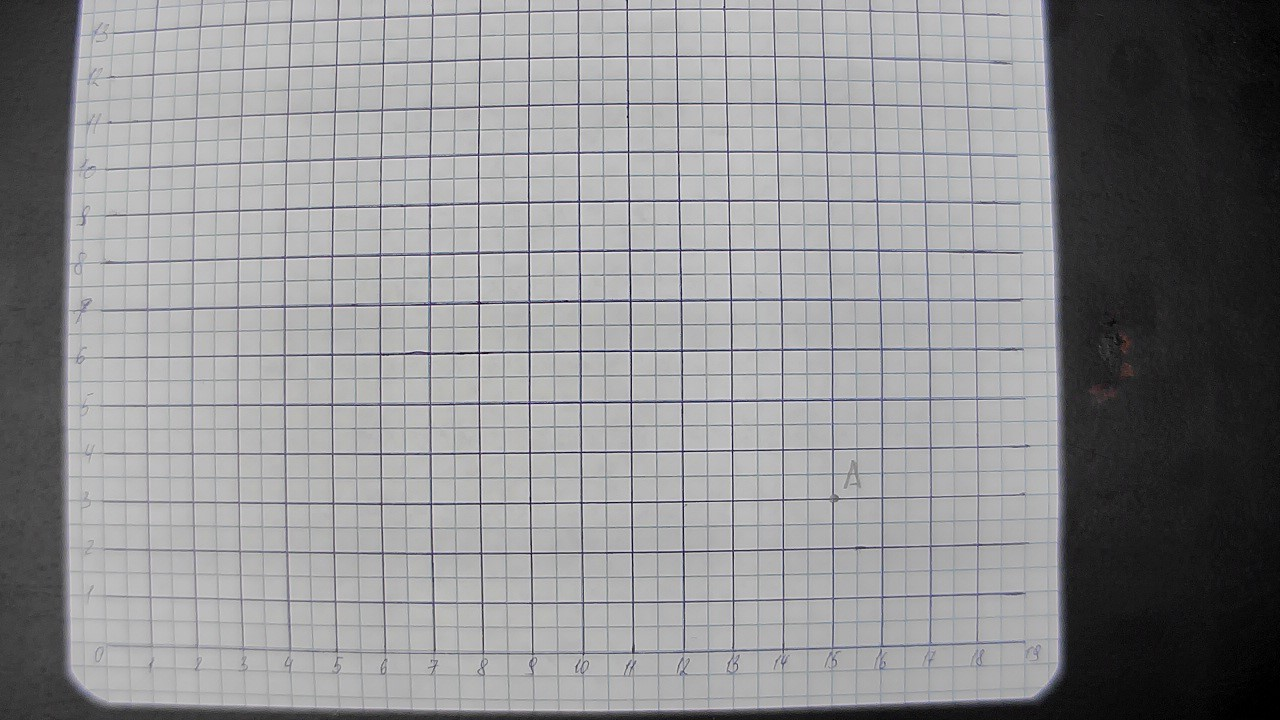
#> input picture images/Apoint.jpg, 1280 x 720 px
$ python scale.py
#> lines starting #> are read from the running program, lines starting #| are printed output that depends on the picture; after the words box and inside, x2 and y2 are one past the last pixel; in counts of white or black regions, pixels touching at a corner belong together
import cv2 as cv
import numpy as np


def undistort_image(img):
    DIM = (1280, 720)
    K = np.array(
        [[1400.5312752987763, 0.0, 628.4219705806136], [0.0, 1408.6956871650618, 414.91973942826155], [0.0, 0.0, 1.0]])
    D = np.array([[-0.147852348788544], [0.7021442092673658], [-3.4442108779354763], [0.608256797813276]])
    h, w = img.shape[:2]
    map1, map2 = cv.fisheye.initUndistortRectifyMap(K, D, np.eye(3), K, DIM, cv.CV_16SC2)
    undistorted_img = cv.remap(img, map1, map2, interpolation=cv.INTER_LINEAR, borderMode=cv.BORDER_CONSTANT)
    return undistorted_img


def grab_frame_from_camera(video_capture):
    i = 0
    if video_capture.isOpened():
        while i < 10:
            ret, img = video_capture.read()
            if ret:
                return img
            else:
                i += 1
                continue
        else:
            return "cannot get a frame"
    else:
        return "cannot open camera"


img = cv.imread('../images/Apoint.jpg')
#> img is the input picture: shape (720, 1280, 3); mean B, G, R 144.3, 142.6, 142.6
undistorted_img = undistort_image(img)
#> in undistort_image, `undistorted_img = cv.remap(img, map1, map2, interpolation=cv.INTER_LIN..`:
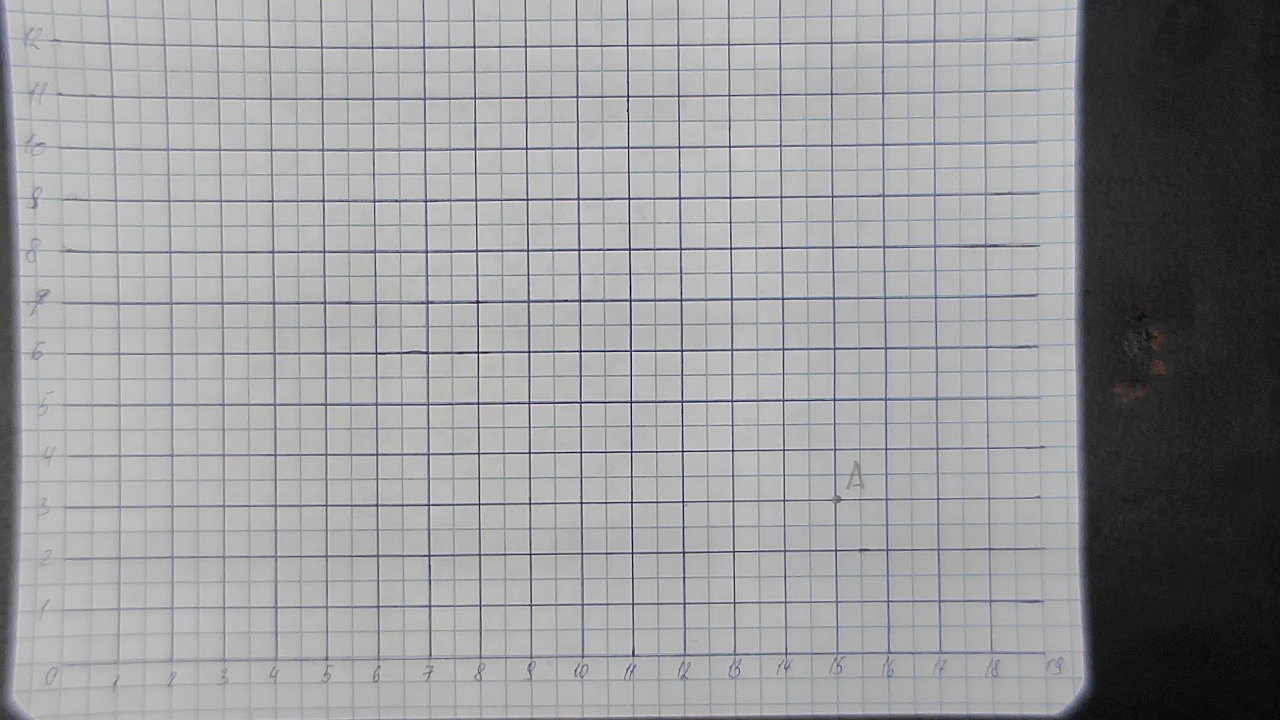
#> undistorted_img: shape (720, 1280, 3); mean B, G, R 154.2, 152.4, 152.3

if undistorted_img.shape[1] % 2 != 0:  # find x coord of the center of the image
    center_pixel_x = [(undistorted_img.shape[1] // 2) + 1]
else:
    center_pixel_x = [undistorted_img.shape[1] // 2, (undistorted_img.shape[1] // 2) + 1]
#> center_pixel_x = [640, 641]

if undistorted_img.shape[0] % 2 != 0:  # find x coord of the center of the image
    center_pixel_y = [(undistorted_img.shape[0] // 2) + 1]
else:
    center_pixel_y = [undistorted_img.shape[0] // 2, (undistorted_img.shape[0] // 2) + 1]
#> center_pixel_y = [360, 361]

if len(center_pixel_x) > 1 and len(center_pixel_y) > 1: # Четная длина и ширина
    cv.circle(undistorted_img, (center_pixel_x[0], center_pixel_y[0]), 1, (0, 0, 255), thickness=1)
#> undistorted_img: shape (720, 1280, 3); under 0.01% of pixels changed, all inside (x1, y1, x2, y2) = (639, 359, 642, 362)
    cv.circle(undistorted_img, (center_pixel_x[1], center_pixel_y[0]), 1, (0, 0, 255), thickness=1)
#> undistorted_img: shape (720, 1280, 3); mean B, G, R 154.2, 152.4, 152.3
    cv.circle(undistorted_img, (center_pixel_x[0], center_pixel_y[1]), 1, (0, 0, 255), thickness=1)
#> undistorted_img: shape (720, 1280, 3); mean B, G, R 154.2, 152.4, 152.3
    cv.circle(undistorted_img, (center_pixel_x[1], center_pixel_y[1]), 1, (0, 0, 255), thickness=1)
#> undistorted_img: shape (720, 1280, 3); mean B, G, R 154.2, 152.4, 152.3
cv.imshow('Frame', undistorted_img)
cv.imwrite('Frame_with_center.jpg', undistorted_img)
cv.waitKey(0)

$ run again, with images/1.jpg copied over images/Apoint.jpg
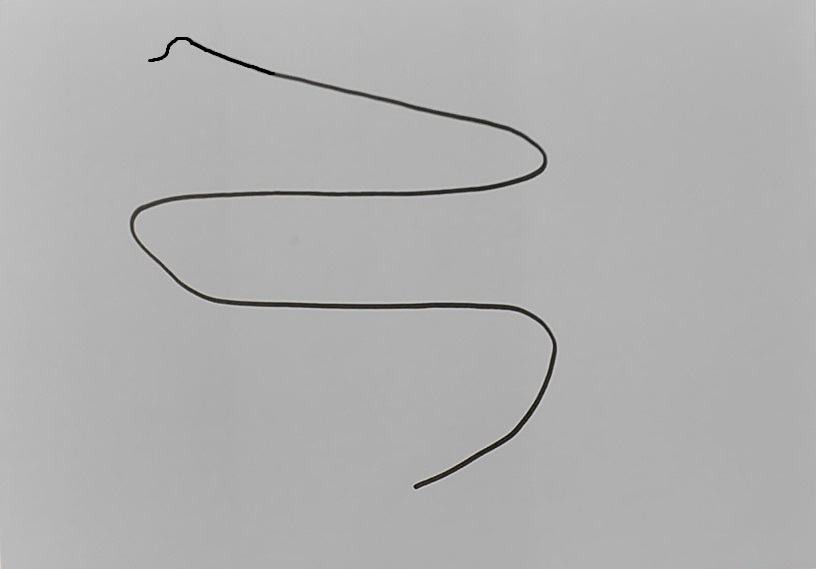
#> input picture images/1.jpg, 816 x 569 px
#> img is the input picture: shape (569, 816, 3); mean B, G, R 176.2, 176.3, 176.3
#> in undistort_image, `undistorted_img = cv.remap(img, map1, map2, interpolation=cv.INTER_LIN..`:
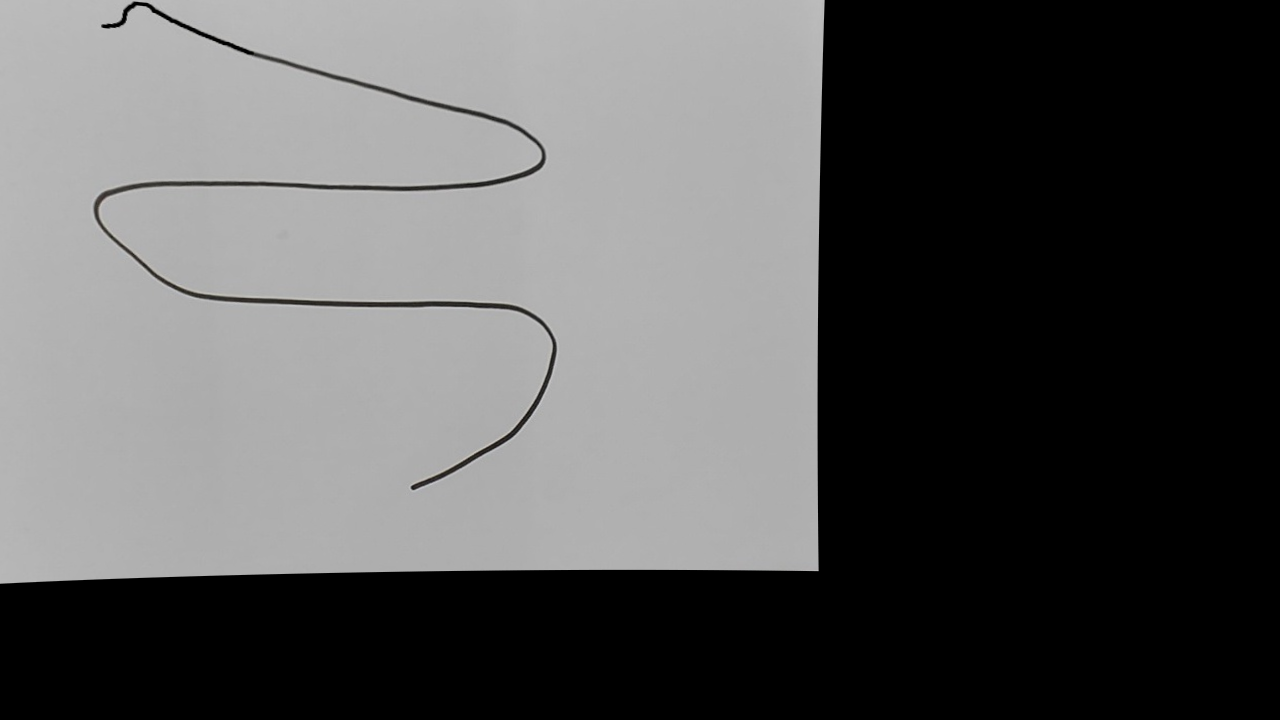
#> undistorted_img: shape (720, 1280, 3); mean B, G, R 89.3, 89.4, 89.4

$ run again, with images/25sm.jpg copied over images/Apoint.jpg
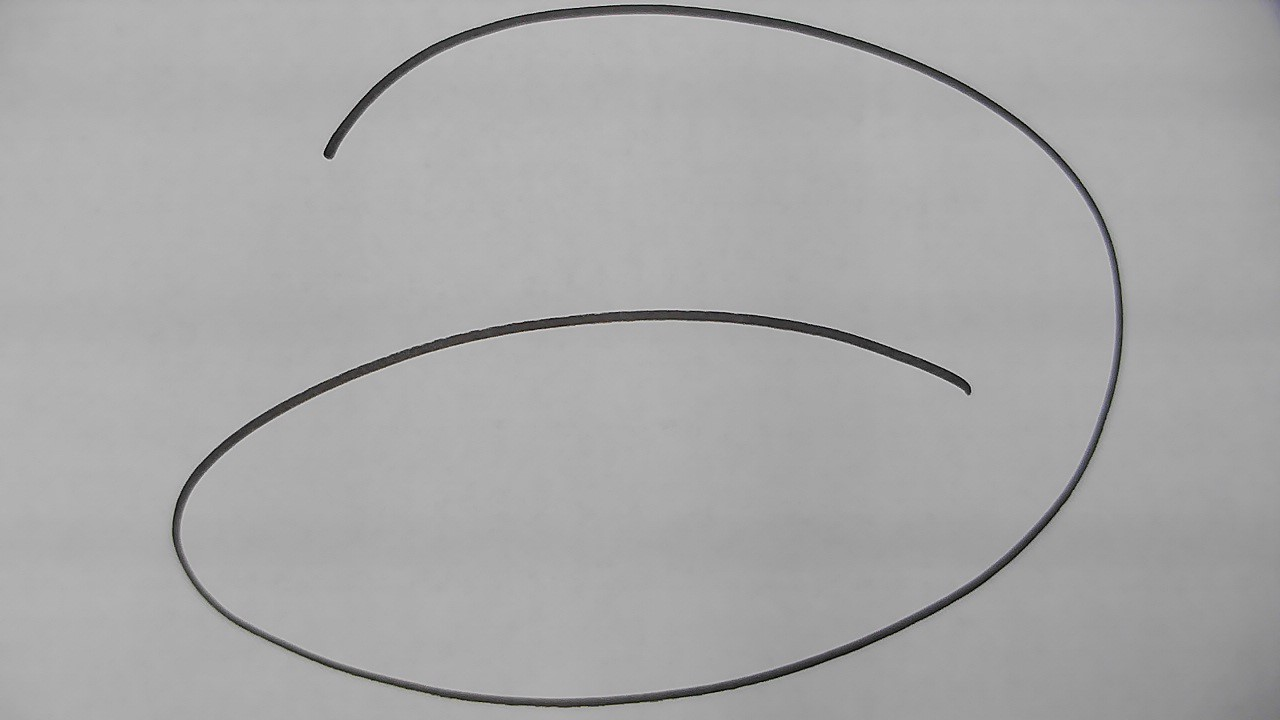
#> input picture images/25sm.jpg, 1280 x 720 px
#> img is the input picture: shape (720, 1280, 3); mean B, G, R 167.5, 167.5, 167.5
#> in undistort_image, `undistorted_img = cv.remap(img, map1, map2, interpolation=cv.INTER_LIN..`:
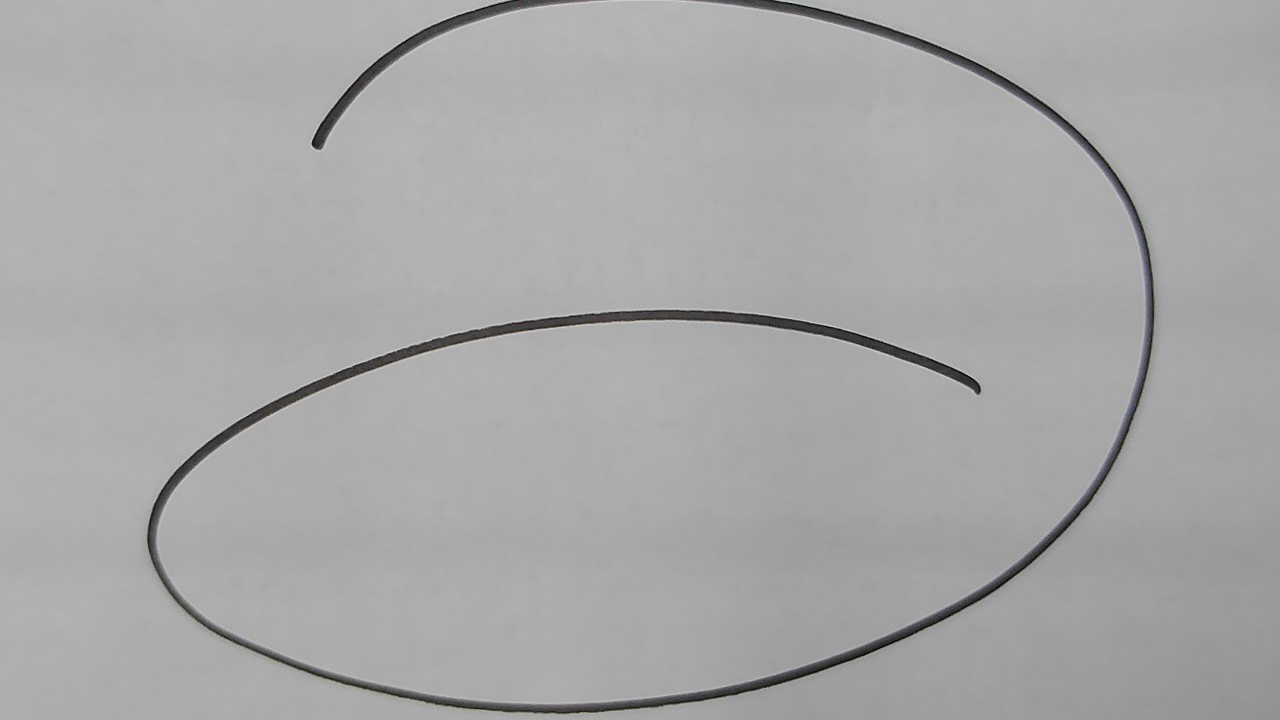
#> undistorted_img: shape (720, 1280, 3); mean B, G, R 167.8, 167.8, 167.8
